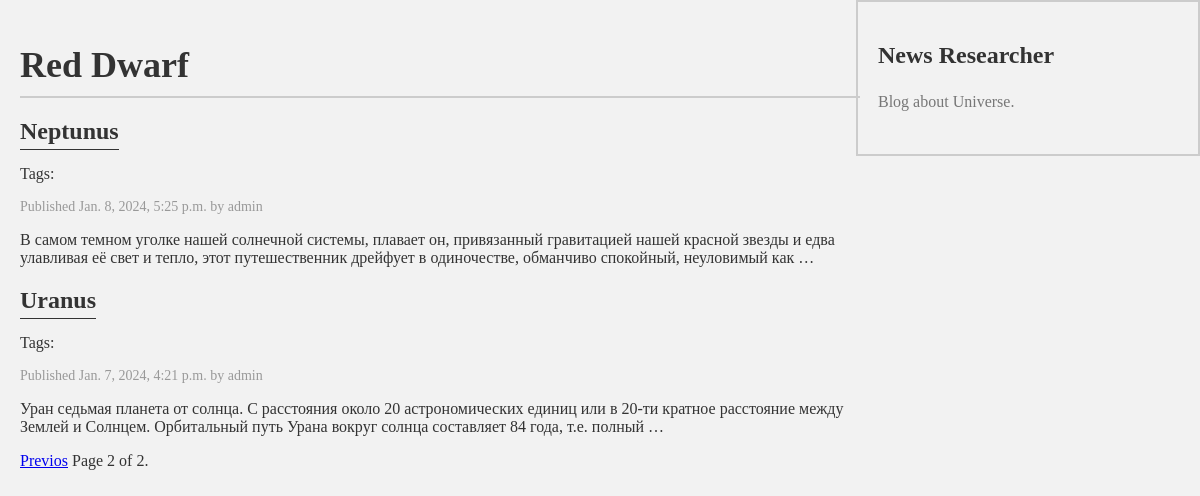
Screenshot of /blog/?page=2 with the database file from the repository.
### blog/models.py (models this page shows)
class Post(models.Model):
    class Status(models.TextChoices):
        DRAFT = 'DF', 'DRAFT'
        PUBLISHED = 'PB', 'PUBLISHED'
    title = models.CharField(max_length=250)
    slug = models.SlugField(max_length=250, unique_for_date='publish')
    author = models.ForeignKey(User, on_delete=models.CASCADE, related_name='blog_posts')
    body = models.TextField()
    publish = models.DateTimeField(default=timezone.now)
    created = models.DateTimeField(auto_now_add=True)
    updated = models.DateTimeField(auto_now=True)
    status = models.CharField(max_length=2, choices=Status.choices, default=Status.DRAFT)
    objects = models.Manager()
    published = PublishedManager()
    tags = TaggableManager()
    class Meta:
        ordering = ['-publish']
        indexes = [
            models.Index(fields=['-publish'])
        ]
    """
    В модельный класс также добавлен метод __str__(). Это метод Python, который применяется по умолчанию
    и возвращает строковый литерал с удобочитаемым представлением объекта. в Python 3 все строковые
    литералы изначально считаются кодированными в Юникоде; по- этому мы используем только
    метод __str__(). Раньше в Python 2использовали __unicode__()
    """
    def __str__(self):
        return self.title
    """
    Функция reverse() будет формировать URL-адрес динамически, применяя имя URL-адреса,
    определенное в шаблонах URL-адресов. Мы использовали именное пространство blog,
    за которым следуют двоеточие и URL-адрес post_detail. Напомним, что именное пространство
    blog определяется в главном файле urls.py проекта при вставке шаблонов URL-адресов
    из blog.urls. URL-адрес post_detail определен в файле urls.py приложения blog.
    Результирующий строковый литерал, blog:post_detail, можно использовать глобально в проекте,
    чтобы ссылаться на URL-адрес детальной информации о посте. Этот URL-адрес имеет обязательный
    параметр - id извлекаемого поста блога. Идентификатор id объекта Post был включен в качестве
    позиционного аргумента, используя параметр args=[self.id].
    """
    def get_absolute_url(self):
        return reverse('blog:post_details', args=[
            self.publish.year,
            self.publish.month,
            self.publish.day,
            self.slug])

### blog/views.py (the view)
# urls.py: path('', views.post_list, name='post_list'),
def post_list(request, tag_slug=None):
    post_list = Post.published.all()
    tag = None
    if tag_slug:
        tag = get_object_or_404(Tag, slug=tag_slug)
        post_list = post_list.filter(tags_in=[tag])
    paginator = Paginator(post_list, 3)
    page_number = request.GET.get('page', 1)
    try:
        posts = paginator.page(page_number)
    except PageNotAnInteger:
        posts = paginator.page(1)
    except EmptyPage:
        posts = paginator.page(paginator.num_pages)
    return render(
        request,
        'blog/post/list.html',
        {'posts': posts, 'tag': tag}
    )

### blog/models.py (called while the page is built)
    def get_queryset(self) -> QuerySet:
        return super().get_queryset().filter(status=Post.Status.PUBLISHED)

### blog/templates/blog/post/list.html (shortened to what this page needs)
{% extends 'blog/base.html' %}
    {% block content %}
    <h1>
        Red Dwarf
    </h1>
     {% for post in posts %}
    <h2>
        <a href="{{ post.get_absolute_url }}">
            {{ post.title }}
        </a>
    </h2>
    <p class="tags">Tags:
    </p>
    <p class="date"> Published {{ post.publish }} by {{ post.author }}</p>
    {{ post.body|truncatewords:30|linebreaks }} {% endfor %} {% include "pagination.html" with page=posts %} {% endblock %}

### blog/static/css/blog.css (style rules this page uses)
body { font-family: 'Times New Roman', serif; background-color: #f2f2f2; color: #333; margin: 0; padding: 0; }
h1 { color: #333; font-size: 36px; font-weight: bold; margin-bottom: 20px; border-bottom: 2px solid #ccc; padding-bottom: 10px; }
h2 a { font-family: 'Times New Roman', serif; color: #333; text-decoration: none; font-size: 24px; border-bottom: 1px solid #333; padding-bottom: 5px; }
p.date { color: #999; font-size: 14px; }

### rows the page displays
Post: title "Neptunus", publish "Jan. 8, 2024, 5:25 p.m.", author "admin", body "В самом темном уголке нашей солнечной системы, плавает он, привязанный гравитацией нашей красной звезды и едва улавливая её свет и тепло, этот путешественник дрейфует в одиночестве, обманчиво спокойный, неуловимый как …"
Post: title "Uranus", publish "Jan. 7, 2024, 4:21 p.m.", author "admin", body "Уран седьмая планета от солнца. С расстояния около 20 астрономических единиц или в 20-ти кратное расстояние между Землей и Солнцем. Орбитальный путь Урана вокруг солнца составляет 84 года, т.е. полный …"

### other values shown
{{ page.number }} "2"
{{ page.paginator.num_pages }} "2"
